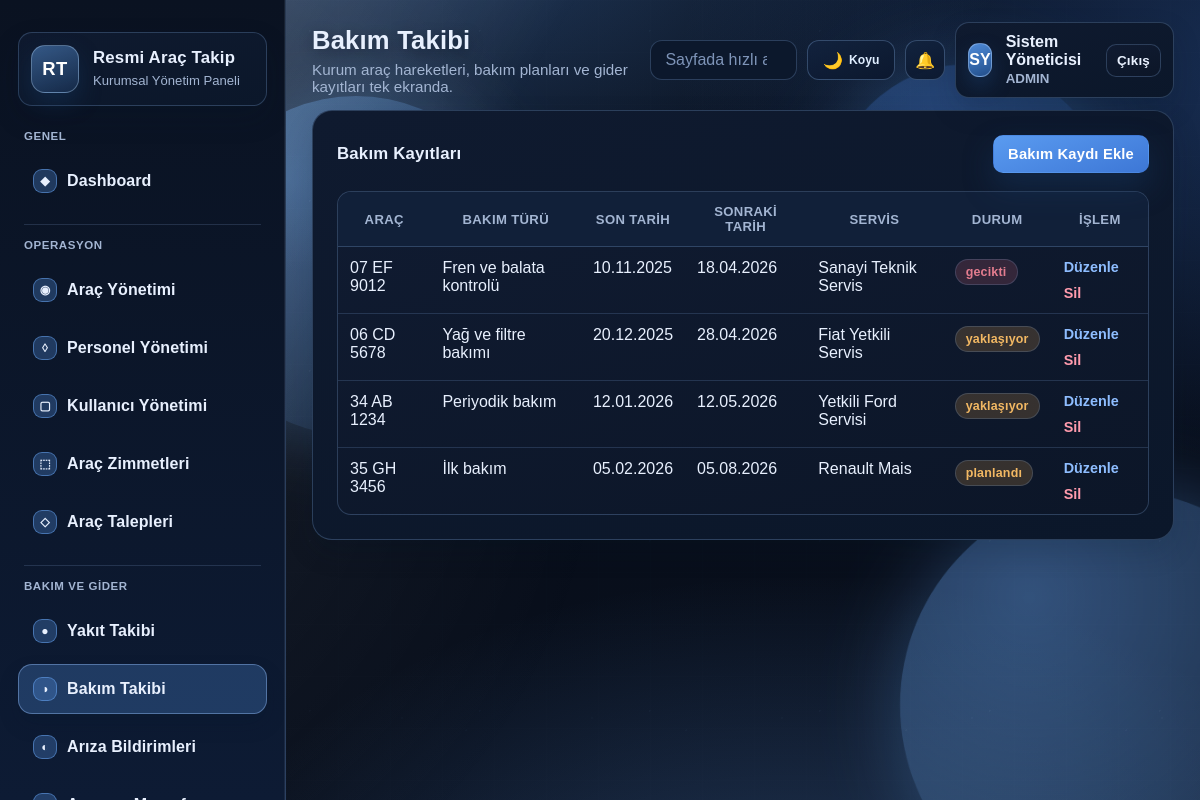
The page /modules/maintenance/index.php (signed in) on the database its author committed.
### tables this page shows
CREATE TABLE maintenance_records (
    id INT UNSIGNED AUTO_INCREMENT PRIMARY KEY,
    vehicle_id INT UNSIGNED NOT NULL,
    maintenance_type VARCHAR(120) NOT NULL,
    last_maintenance_date DATE NOT NULL,
    next_maintenance_date DATE NOT NULL,
    next_maintenance_km INT UNSIGNED NULL,
    service_name VARCHAR(120) NOT NULL,
    cost DECIMAL(10,2) NOT NULL DEFAULT 0,
    description TEXT NULL,
    created_at TIMESTAMP NOT NULL DEFAULT CURRENT_TIMESTAMP,
    CONSTRAINT fk_maintenance_vehicle FOREIGN KEY (vehicle_id) REFERENCES vehicles(id) ON DELETE CASCADE
);

CREATE TABLE vehicles (
    id INT UNSIGNED AUTO_INCREMENT PRIMARY KEY,
    plate_number VARCHAR(20) NOT NULL UNIQUE,
    brand VARCHAR(80) NOT NULL,
    model VARCHAR(80) NOT NULL,
    model_year YEAR NOT NULL,
    vehicle_type VARCHAR(60) NOT NULL,
    fuel_type VARCHAR(30) NOT NULL,
    current_km INT UNSIGNED NOT NULL DEFAULT 0,
    status ENUM('müsait', 'kullanımda', 'bakımda', 'pasif') NOT NULL DEFAULT 'müsait',
    license_note TEXT NULL,
    inspection_due_date DATE NULL,
    insurance_due_date DATE NULL,
    created_at TIMESTAMP NOT NULL DEFAULT CURRENT_TIMESTAMP
);

### includes/functions.php (called while the page is built, shortened)
<?php
require_once __DIR__ . '/../config/config.php';
function app_url(string $path = ''): string
{
    return rtrim(BASE_URL, '/') . '/' . ltrim($path, '/');
}
function e(null|string|int|float $value): string
{
    return htmlspecialchars((string) $value, ENT_QUOTES | ENT_SUBSTITUTE, 'UTF-8');
}
function current_user(): ?array
{
    return $_SESSION['user'] ?? null;
}
function is_admin(): bool
{
    $user = current_user();
    $role = mb_strtolower(trim((string) ($user['role'] ?? '')), 'UTF-8');
    return $role === 'admin';
}
function format_date(?string $date, string $format = 'd.m.Y'): string
{
    return date($format, strtotime($date));
}
function badge_class(string $status): string
{
    return match ($status) {
        'müsait', 'aktif', 'tamamlandı', 'onaylandı', 'çözüldü', 'iade edildi' => 'badge success',
        'kullanımda', 'planlandı', 'yaklaşıyor', 'bekliyor', 'inceleniyor' => 'badge warning',
        'bakımda', 'pasif', 'gecikti', 'arıza', 'iade edilmedi', 'reddedildi', 'kritik', 'açık' => 'badge danger',
        default => 'badge neutral',
    };
}
function fetch_all(string $sql, array $params = []): array
{
    $stmt = db()->prepare($sql);
    $stmt->execute($params);
    return $stmt->fetchAll();
}

### config/config.php (called while the page is built, shortened)
<?php
function db(): PDO
{
    static $pdo = null;
    if ($pdo instanceof PDO) {
        return $pdo;
    }
    $dsn = sprintf('mysql:host=%s;port=%s;dbname=%s;charset=utf8mb4', DB_HOST, DB_PORT, DB_NAME);
    $pdo = new PDO($dsn, DB_USER, DB_PASS, [
        PDO::ATTR_ERRMODE => PDO::ERRMODE_EXCEPTION,
        PDO::ATTR_DEFAULT_FETCH_MODE => PDO::FETCH_ASSOC,
        PDO::ATTR_EMULATE_PREPARES => false,
        PDO::MYSQL_ATTR_INIT_COMMAND => "SET NAMES utf8mb4 COLLATE utf8mb4_turkish_ci",
    ]);
    $pdo->exec("SET CHARACTER SET utf8mb4");
    $pdo->exec("SET collation_connection = 'utf8mb4_turkish_ci'");
    return $pdo;
}

### modules/maintenance/index.php (the view, shortened to what this page needs)
<?php
require_once __DIR__ . '/../../includes/functions.php';
$canManage = is_admin();
$rows = fetch_all(
    "SELECT m.*, v.plate_number,
            CASE
                WHEN m.next_maintenance_date < CURDATE() THEN 'gecikti'
                WHEN m.next_maintenance_date <= DATE_ADD(CURDATE(), INTERVAL 30 DAY) THEN 'yaklaşıyor'
                ELSE 'planlandı'
            END AS alert_status
     FROM maintenance_records m
     INNER JOIN vehicles v ON v.id = m.vehicle_id
     ORDER BY m.next_maintenance_date ASC"
);
include __DIR__ . '/../../includes/header.php';
?>
<section class="panel">
    <div class="panel-head">
        <h2>Bakım Kayıtları</h2>
        <?php if ($canManage): ?>
            <a class="button primary" href="<?= e(app_url('modules/maintenance/form.php')) ?>">Bakım Kaydı Ekle</a>
        <?php endif; ?>
    </div>
    <div class="panel-body">
        <table class="table">
            <thead><tr><th>Araç</th><th>Bakım Türü</th><th>Son Tarih</th><th>Sonraki Tarih</th><th>Servis</th><th>Durum</th><th>İşlem</th></tr></thead>
            <tbody>
            <?php foreach ($rows as $row): ?>
                <tr>
                    <td><?= e($row['plate_number']) ?></td>
                    <td><?= e($row['maintenance_type']) ?></td>
                    <td><?= e(format_date($row['last_maintenance_date'])) ?></td>
                    <td><?= e(format_date($row['next_maintenance_date'])) ?></td>
                    <td><?= e($row['service_name']) ?></td>
                    <td><span class="<?= e(badge_class($row['alert_status'])) ?>"><?= e($row['alert_status']) ?></span></td>
                    <td class="actions">
                        <?php if ($canManage): ?>
                            <a href="<?= e(app_url('modules/maintenance/form.php?id=' . $row['id'])) ?>">Düzenle</a>
                            <form accept-charset="UTF-8" method="post" action="<?= e(app_url('modules/maintenance/delete.php')) ?>" class="inline-form">
                                <button class="link-button danger-link" type="submit" data-confirm="Bakım kaydı silinsin mi?">Sil</button>
                            </form>
                        <?php else: ?>
                            <span>-</span>
                        <?php endif; ?>
                    </td>
                </tr>
            <?php endforeach; ?>
            </tbody>
        </table>
    </div>
</section>
<?php include __DIR__ . '/../../includes/footer.php'; ?>

### rows shown on the page
maintenance_records: vehicle.plate_number "07 EF 9012", maintenance_type "Fren ve balata kontrolü", last_maintenance_date "10.11.2025", next_maintenance_date "18.04.2026", service_name "Sanayi Teknik Servis", alert_status "gecikti"
maintenance_records: vehicle.plate_number "06 CD 5678", maintenance_type "Yağ ve filtre bakımı", last_maintenance_date "20.12.2025", next_maintenance_date "28.04.2026", service_name "Fiat Yetkili Servis", alert_status "yaklaşıyor"
maintenance_records: vehicle.plate_number "34 AB 1234", maintenance_type "Periyodik bakım", last_maintenance_date "12.01.2026", next_maintenance_date "12.05.2026", service_name "Yetkili Ford Servisi", alert_status "yaklaşıyor"
maintenance_records: vehicle.plate_number "35 GH 3456", maintenance_type "İlk bakım", last_maintenance_date "05.02.2026", next_maintenance_date "05.08.2026", service_name "Renault Mais", alert_status "planlandı"

### other values the page prints
$group['title'] "GENEL"
$item['icon'] "◆"
$item['label'] "Dashboard"
$group['title'] "OPERASYON"
$item['icon'] "◉"
$item['label'] "Araç Yönetimi"
$item['icon'] "◊"
$item['label'] "Personel Yönetimi"
$item['icon'] "▢"
$item['label'] "Kullanıcı Yönetimi"
$item['icon'] "⬚"
$item['label'] "Araç Zimmetleri"
$item['icon'] "◇"
$item['label'] "Araç Talepleri"
$group['title'] "BAKIM VE GIDER"
